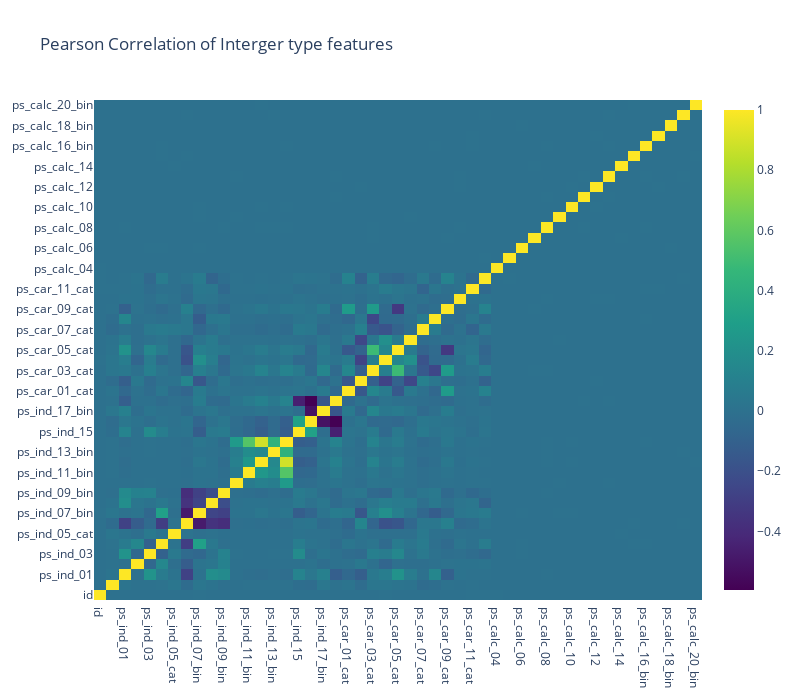

Notebook cell for this chart:
### Code cell
# correlation integer figure

set2 = go.Heatmap(z=train_int.corr().values,
                 x = train_int.columns.values,
                 y = train_int.columns.values,
                 colorscale='Viridis',
                 reversescale=False,
                 #text=True,
                 opacity=1.0)

layout = go.Layout(title='Pearson Correlation of Interger type features',
                  xaxis=dict(ticks='', nticks=36),
                  yaxis=dict(ticks=''),
                  width=800, height=700)

data=[set2]
fig = go.Figure(data=data, layout=layout)
py.iplot(fig)

### Figure 1 — Plotly figure (JSON) as saved in the notebook; plotly's stock layout.template omitted (floating-point values rounded to 4 significant figures; data arrays with more than 128 entries replaced by an {"elided": "..."} marker saying what was removed)
{"data": [{"colorscale": [[0, "#440154"], [0.1111, "#482878"], [0.2222, "#3e4989"], [0.3333, "#31688e"], [0.4444, "#26828e"], [0.5556, "#1f9e89"], [0.6667, "#35b779"], [0.7778, "#6ece58"], [0.8889, "#b5de2b"], [1, "#fde725"]], "opacity": 1, "reversescale": false, "type": "heatmap", "x": ["id", "target", "ps_ind_01", "ps_ind_02_cat", "ps_ind_03", "ps_ind_04_cat", "ps_ind_05_cat", "ps_ind_06_bin", "ps_ind_07_bin", "ps_ind_08_bin", "ps_ind_09_bin", "ps_ind_10_bin", "ps_ind_11_bin", "ps_ind_12_bin", "ps_ind_13_bin", "ps_ind_14", "ps_ind_15", "ps_ind_16_bin", "ps_ind_17_bin", "ps_ind_18_bin", "ps_car_01_cat", "ps_car_02_cat", "ps_car_03_cat", "ps_car_04_cat", "ps_car_05_cat", "ps_car_06_cat", "ps_car_07_cat", "ps_car_08_cat", "ps_car_09_cat", "ps_car_10_cat", "ps_car_11_cat", "ps_car_11", "ps_calc_04", "ps_calc_05", "ps_calc_06", "ps_calc_07", "ps_calc_08", "ps_calc_09", "ps_calc_10", "ps_calc_11", "ps_calc_12", "ps_calc_13", "ps_calc_14", "ps_calc_15_bin", "ps_calc_16_bin", "ps_calc_17_bin", "ps_calc_18_bin", "ps_calc_19_bin", "ps_calc_20_bin"], "y": ["id", "target", "ps_ind_01", "ps_ind_02_cat", "ps_ind_03", "ps_ind_04_cat", "ps_ind_05_cat", "ps_ind_06_bin", "ps_ind_07_bin", "ps_ind_08_bin", "ps_ind_09_bin", "ps_ind_10_bin", "ps_ind_11_bin", "ps_ind_12_bin", "ps_ind_13_bin", "ps_ind_14", "ps_ind_15", "ps_ind_16_bin", "ps_ind_17_bin", "ps_ind_18_bin", "ps_car_01_cat", "ps_car_02_cat", "ps_car_03_cat", "ps_car_04_cat", "ps_car_05_cat", "ps_car_06_cat", "ps_car_07_cat", "ps_car_08_cat", "ps_car_09_cat", "ps_car_10_cat", "ps_car_11_cat", "ps_car_11", "ps_calc_04", "ps_calc_05", "ps_calc_06", "ps_calc_07", "ps_calc_08", "ps_calc_09", "ps_calc_10", "ps_calc_11", "ps_calc_12", "ps_calc_13", "ps_calc_14", "ps_calc_15_bin", "ps_calc_16_bin", "ps_calc_17_bin", "ps_calc_18_bin", "ps_calc_19_bin", "ps_calc_20_bin"], "z": {"elided": "49x49 float values"}}], "layout": {"height": 700, "title": {"text": "Pearson Correlation of Interger type features"}, "width": 800, "xaxis": {"nticks": 36, "ticks": ""}, "yaxis": {"ticks": ""}}}
